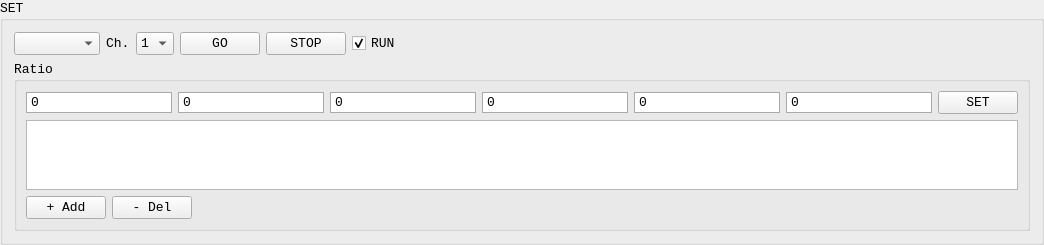
       <widget class="QGroupBox" name="txPanel">
        <property name="sizePolicy">
         <sizepolicy hsizetype="Expanding" vsizetype="Fixed">
          <horstretch>0</horstretch>
          <verstretch>0</verstretch>
         </sizepolicy>
        </property>
        <property name="minimumSize">
         <size>
          <width>455</width>
          <height>0</height>
         </size>
        </property>
        <property name="font">
         <font>
          <family>Consolas</family>
          <pointsize>10</pointsize>
         </font>
        </property>
        <property name="title">
         <string>SET</string>
        </property>
        <layout class="QVBoxLayout" name="txVerticalLayout">
         <item>
          <layout class="QHBoxLayout" name="controlLayout">
           <item>
            <widget class="QComboBox" name="portCombo">
             <property name="sizePolicy">
              <sizepolicy hsizetype="Fixed" vsizetype="Fixed">
               <horstretch>0</horstretch>
               <verstretch>0</verstretch>
              </sizepolicy>
             </property>
             <property name="minimumSize">
              <size>
               <width>50</width>
               <height>0</height>
              </size>
             </property>
            </widget>
           </item>
           <item>
            <widget class="QLabel" name="channelsLabel">
             <property name="text">
              <string>Ch.</string>
             </property>
            </widget>
           </item>
           <item>
            <widget class="QComboBox" name="channelCountCombo">
             <item>
              <property name="text">
               <string>1</string>
              </property>
             </item>
             <item>
              <property name="text">
               <string>2</string>
              </property>
             </item>
             <item>
              <property name="text">
               <string>3</string>
              </property>
             </item>
             <item>
              <property name="text">
               <string>4</string>
              </property>
             </item>
             <item>
              <property name="text">
               <string>5</string>
              </property>
             </item>
             <item>
              <property name="text">
               <string>6</string>
              </property>
             </item>
            </widget>
           </item>
           <item>
            <widget class="QPushButton" name="runButton">
             <property name="text">
              <string>GO</string>
             </property>
            </widget>
           </item>
           <item>
            <widget class="QPushButton" name="stopButton">
             <property name="text">
              <string>STOP</string>
             </property>
            </widget>
           </item>
           <item>
            <widget class="QCheckBox" name="modeToggle">
             <property name="toolTip">
              <string>RUN / CAL mode switch</string>
             </property>
             <property name="text">
              <string>RUN</string>
             </property>
             <property name="checked">
              <bool>true</bool>
             </property>
            </widget>
           </item>
           <item>
            <spacer name="txControlSpacer">
             <property name="orientation">
              <enum>Qt::Horizontal</enum>
             </property>
             <property name="sizeHint" stdset="0">
              <size>
               <width>40</width>
               <height>20</height>
              </size>
             </property>
            </spacer>
           </item>
          </layout>
         </item>
         <item>
          <widget class="QGroupBox" name="presetGroup">
           <property name="maximumSize">
            <size>
             <width>16777215</width>
             <height>170</height>
            </size>
           </property>
           <property name="title">
            <string>Ratio</string>
           </property>
           <layout class="QVBoxLayout" name="presetGroupLayout">
            <item>
             <layout class="QHBoxLayout" name="txRatioLayout">
              <item>
               <widget class="QLineEdit" name="ratioInput1">
                <property name="styleSheet">
                 <string notr="true">QLineEdit { color: #000; border: 1px solid #aaa; padding: 1px 2px; }
QLineEdit:disabled { color: #999; background-color: #f0f0f0; border: 1px solid #ccc; }
QLineEdit::placeholder { color: #888; font-weight: bold; }</string>
                </property>
                <property name="text">
                 <string>0</string>
                </property>
                <property name="alignment">
                 <set>Qt::AlignLeading|Qt::AlignLeft|Qt::AlignVCenter</set>
                </property>
                <property name="placeholderText">
                 <string>CH1</string>
                </property>
               </widget>
              </item>
              <item>
               <widget class="QLineEdit" name="ratioInput2">
                <property name="styleSheet">
                 <string notr="true">QLineEdit { color: #000; border: 1px solid #aaa; padding: 1px 2px; }
QLineEdit:disabled { color: #999; background-color: #f0f0f0; border: 1px solid #ccc; }
QLineEdit::placeholder { color: #888; font-weight: bold; }</string>
                </property>
                <property name="text">
                 <string>0</string>
                </property>
                <property name="alignment">
                 <set>Qt::AlignLeading|Qt::AlignLeft|Qt::AlignVCenter</set>
                </property>
                <property name="placeholderText">
                 <string>CH2</string>
                </property>
               </widget>
              </item>
              <item>
               <widget class="QLineEdit" name="ratioInput3">
                <property name="styleSheet">
                 <string notr="true">QLineEdit { color: #000; border: 1px solid #aaa; padding: 1px 2px; }
QLineEdit:disabled { color: #999; background-color: #f0f0f0; border: 1px solid #ccc; }
QLineEdit::placeholder { color: #888; font-weight: bold; }</string>
                </property>
                <property name="text">
                 <string>0</string>
                </property>
                <property name="alignment">
                 <set>Qt::AlignLeading|Qt::AlignLeft|Qt::AlignVCenter</set>
                </property>
                <property name="placeholderText">
                 <string>CH3</string>
                </property>
               </widget>
              </item>
              <item>
               <widget class="QLineEdit" name="ratioInput4">
                <property name="styleSheet">
                 <string notr="true">QLineEdit { color: #000; border: 1px solid #aaa; padding: 1px 2px; }
QLineEdit:disabled { color: #999; background-color: #f0f0f0; border: 1px solid #ccc; }
QLineEdit::placeholder { color: #888; font-weight: bold; }</string>
                </property>
                <property name="text">
                 <string>0</string>
                </property>
                <property name="alignment">
                 <set>Qt::AlignLeading|Qt::AlignLeft|Qt::AlignVCenter</set>
                </property>
                <property name="placeholderText">
                 <string>CH4</string>
                </property>
               </widget>
              </item>
              <item>
               <widget class="QLineEdit" name="ratioInput5">
                <property name="styleSheet">
                 <string notr="true">QLineEdit { color: #000; border: 1px solid #aaa; padding: 1px 2px; }
QLineEdit:disabled { color: #999; background-color: #f0f0f0; border: 1px solid #ccc; }
QLineEdit::placeholder { color: #888; font-weight: bold; }</string>
                </property>
                <property name="text">
                 <string>0</string>
                </property>
                <property name="alignment">
                 <set>Qt::AlignLeading|Qt::AlignLeft|Qt::AlignVCenter</set>
                </property>
                <property name="placeholderText">
                 <string>CH5</string>
                </property>
               </widget>
              </item>
              <item>
               <widget class="QLineEdit" name="ratioInput6">
                <property name="styleSheet">
                 <string notr="true">QLineEdit { color: #000; border: 1px solid #aaa; padding: 1px 2px; }
QLineEdit:disabled { color: #999; background-color: #f0f0f0; border: 1px solid #ccc; }
QLineEdit::placeholder { color: #888; font-weight: bold; }</string>
                </property>
                <property name="text">
                 <string>0</string>
                </property>
                <property name="alignment">
                 <set>Qt::AlignLeading|Qt::AlignLeft|Qt::AlignVCenter</set>
                </property>
                <property name="placeholderText">
                 <string>CH6</string>
                </property>
               </widget>
              </item>
              <item>
               <widget class="QPushButton" name="setButton">
                <property name="text">
                 <string>SET</string>
                </property>
               </widget>
              </item>
             </layout>
            </item>
            <item>
             <widget class="QTableWidget" name="presetTable">
              <property name="maximumSize">
               <size>
                <width>16777215</width>
                <height>16777215</height>
               </size>
              </property>
              <property name="font">
               <font>
                <family>Consolas</family>
                <pointsize>8</pointsize>
               </font>
              </property>
              <property name="styleSheet">
               <string notr="true">QTableWidget::item { padding: 0px 2px; }</string>
              </property>
              <property name="horizontalScrollBarPolicy">
               <enum>Qt::ScrollBarAlwaysOff</enum>
              </property>
              <property name="editTriggers">
               <set>QAbstractItemView::DoubleClicked|QAbstractItemView::EditKeyPressed</set>
              </property>
              <property name="selectionMode">
               <enum>QAbstractItemView::SingleSelection</enum>
              </property>
              <property name="selectionBehavior">
               <enum>QAbstractItemView::SelectRows</enum>
              </property>
              <property name="verticalScrollMode">
               <enum>QAbstractItemView::ScrollPerPixel</enum>
              </property>
              <property name="wordWrap">
               <bool>false</bool>
              </property>
              <property name="columnCount">
               <number>7</number>
              </property>
              <attribute name="horizontalHeaderVisible">
               <bool>false</bool>
              </attribute>
              <attribute name="horizontalHeaderStretchLastSection">
               <bool>true</bool>
              </attribute>
              <attribute name="verticalHeaderVisible">
               <bool>false</bool>
              </attribute>
              <attribute name="verticalHeaderDefaultSectionSize">
               <number>18</number>
              </attribute>
              <attribute name="verticalHeaderMinimumSectionSize">
               <number>18</number>
              </attribute>
              <column>
               <property name="text">
                <string>CH1</string>
               </property>
              </column>
              <column>
               <property name="text">
                <string>CH2</string>
               </property>
              </column>
              <column>
               <property name="text">
                <string>CH3</string>
               </property>
              </column>
              <column>
               <property name="text">
                <string>CH4</string>
               </property>
              </column>
              <column>
               <property name="text">
                <string>CH5</string>
               </property>
              </column>
              <column>
               <property name="text">
                <string>CH6</string>
               </property>
              </column>
              <column>
               <property name="text">
                <string/>
               </property>
              </column>
             </widget>
            </item>
            <item>
             <layout class="QHBoxLayout" name="presetButtonLayout">
              <item>
               <widget class="QPushButton" name="addPresetButton">
                <property name="text">
                 <string>+ Add</string>
                </property>
               </widget>
              </item>
              <item>
               <widget class="QPushButton" name="delPresetButton">
                <property name="text">
                 <string>- Del</string>
                </property>
               </widget>
              </item>
              <item>
               <spacer name="presetButtonSpacer">
                <property name="orientation">
                 <enum>Qt::Horizontal</enum>
                </property>
                <property name="sizeHint" stdset="0">
                 <size>
                  <width>40</width>
                  <height>20</height>
                 </size>
                </property>
               </spacer>
              </item>
             </layout>
            </item>
           </layout>
          </widget>
         </item>
        </layout>
       </widget>
